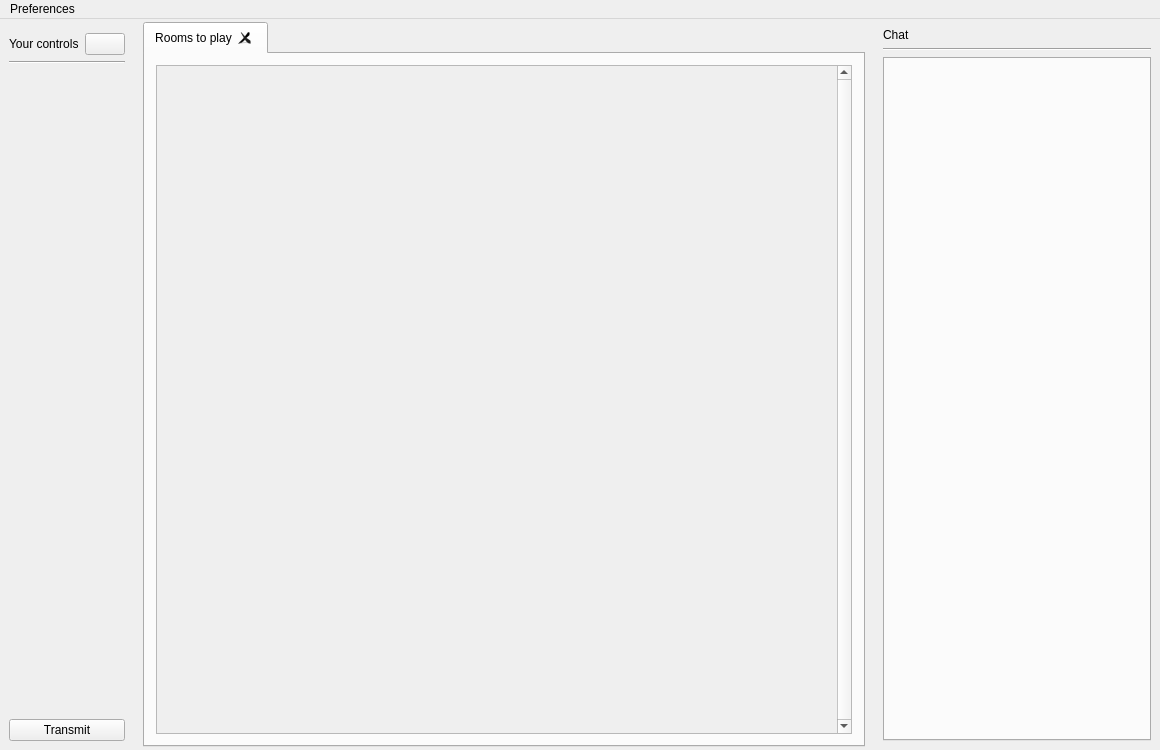
<?xml version="1.0" encoding="UTF-8"?>
<ui version="4.0">
 <class>MainFrameClass</class>
 <widget class="QMainWindow" name="MainFrameClass">
  <property name="geometry">
   <rect>
    <x>0</x>
    <y>0</y>
    <width>1160</width>
    <height>750</height>
   </rect>
  </property>
  <property name="minimumSize">
   <size>
    <width>1160</width>
    <height>750</height>
   </size>
  </property>
  <property name="windowTitle">
   <string notr="true">Jamtaba</string>
  </property>
  <property name="windowIcon">
   <iconset resource="../resources/jamtaba.qrc">
    <normaloff>:/images/jt_0001.png</normaloff>:/images/jt_0001.png</iconset>
  </property>
  <widget class="QWidget" name="centralWidget">
   <layout class="QHBoxLayout" name="horizontalLayout">
    <property name="spacing">
     <number>12</number>
    </property>
    <property name="sizeConstraint">
     <enum>QLayout::SetDefaultConstraint</enum>
    </property>
    <property name="leftMargin">
     <number>3</number>
    </property>
    <property name="topMargin">
     <number>3</number>
    </property>
    <property name="rightMargin">
     <number>3</number>
    </property>
    <property name="bottomMargin">
     <number>3</number>
    </property>
    <item>
     <widget class="QWidget" name="leftPanel" native="true">
      <layout class="QGridLayout" name="gridLayout">
       <property name="leftMargin">
        <number>6</number>
       </property>
       <property name="rightMargin">
        <number>6</number>
       </property>
       <property name="bottomMargin">
        <number>6</number>
       </property>
       <item row="0" column="0">
        <widget class="QLabel" name="labelSectionTitle">
         <property name="sizePolicy">
          <sizepolicy hsizetype="Preferred" vsizetype="Preferred">
           <horstretch>1</horstretch>
           <verstretch>0</verstretch>
          </sizepolicy>
         </property>
         <property name="text">
          <string>Your controls</string>
         </property>
        </widget>
       </item>
       <item row="0" column="1">
        <widget class="QPushButton" name="toolButton">
         <property name="toolTip">
          <string>add or remove channels ...</string>
         </property>
         <property name="text">
          <string/>
         </property>
        </widget>
       </item>
       <item row="1" column="0" colspan="2">
        <widget class="Line" name="line">
         <property name="autoFillBackground">
          <bool>false</bool>
         </property>
         <property name="frameShadow">
          <enum>QFrame::Sunken</enum>
         </property>
         <property name="orientation">
          <enum>Qt::Horizontal</enum>
         </property>
        </widget>
       </item>
       <item row="2" column="0" colspan="2">
        <widget class="QWidget" name="localTracksWidget" native="true">
         <layout class="QHBoxLayout" name="localTracksLayout">
          <property name="spacing">
           <number>3</number>
          </property>
          <property name="leftMargin">
           <number>0</number>
          </property>
          <property name="topMargin">
           <number>0</number>
          </property>
          <property name="rightMargin">
           <number>0</number>
          </property>
          <property name="bottomMargin">
           <number>0</number>
          </property>
         </layout>
        </widget>
       </item>
       <item row="3" column="0" colspan="2">
        <widget class="QPushButton" name="xmitButton">
         <property name="sizePolicy">
          <sizepolicy hsizetype="Expanding" vsizetype="Fixed">
           <horstretch>0</horstretch>
           <verstretch>0</verstretch>
          </sizepolicy>
         </property>
         <property name="text">
          <string>Transmit</string>
         </property>
         <property name="checkable">
          <bool>true</bool>
         </property>
        </widget>
       </item>
      </layout>
     </widget>
    </item>
    <item>
     <widget class="QWidget" name="contentPanel" native="true">
      <property name="sizePolicy">
       <sizepolicy hsizetype="Preferred" vsizetype="Preferred">
        <horstretch>2</horstretch>
        <verstretch>0</verstretch>
       </sizepolicy>
      </property>
      <layout class="QVBoxLayout" name="verticalLayout_3">
       <property name="spacing">
        <number>0</number>
       </property>
       <property name="leftMargin">
        <number>0</number>
       </property>
       <property name="topMargin">
        <number>0</number>
       </property>
       <property name="rightMargin">
        <number>0</number>
       </property>
       <property name="bottomMargin">
        <number>0</number>
       </property>
       <item>
        <widget class="QTabWidget" name="tabWidget">
         <property name="tabPosition">
          <enum>QTabWidget::North</enum>
         </property>
         <property name="tabShape">
          <enum>QTabWidget::Rounded</enum>
         </property>
         <property name="currentIndex">
          <number>0</number>
         </property>
         <property name="elideMode">
          <enum>Qt::ElideLeft</enum>
         </property>
         <property name="documentMode">
          <bool>false</bool>
         </property>
         <property name="tabsClosable">
          <bool>true</bool>
         </property>
         <widget class="QWidget" name="tab">
          <attribute name="title">
           <string>Rooms to play</string>
          </attribute>
          <layout class="QVBoxLayout" name="verticalLayout_5">
           <item>
            <widget class="QScrollArea" name="allRoomsScroll">
             <property name="styleSheet">
              <string notr="true"/>
             </property>
             <property name="verticalScrollBarPolicy">
              <enum>Qt::ScrollBarAlwaysOn</enum>
             </property>
             <property name="horizontalScrollBarPolicy">
              <enum>Qt::ScrollBarAsNeeded</enum>
             </property>
             <property name="widgetResizable">
              <bool>true</bool>
             </property>
             <widget class="QWidget" name="scrollAreaWidgetContents">
              <property name="geometry">
               <rect>
                <x>0</x>
                <y>0</y>
                <width>694</width>
                <height>674</height>
               </rect>
              </property>
              <layout class="QVBoxLayout" name="verticalLayout_6">
               <property name="spacing">
                <number>50</number>
               </property>
               <property name="leftMargin">
                <number>0</number>
               </property>
               <property name="topMargin">
                <number>0</number>
               </property>
               <property name="rightMargin">
                <number>0</number>
               </property>
               <property name="bottomMargin">
                <number>0</number>
               </property>
               <item>
                <widget class="QWidget" name="allRoomsContent" native="true">
                 <property name="sizePolicy">
                  <sizepolicy hsizetype="MinimumExpanding" vsizetype="MinimumExpanding">
                   <horstretch>0</horstretch>
                   <verstretch>0</verstretch>
                  </sizepolicy>
                 </property>
                </widget>
               </item>
              </layout>
             </widget>
            </widget>
           </item>
          </layout>
         </widget>
        </widget>
       </item>
      </layout>
     </widget>
    </item>
    <item>
     <widget class="QWidget" name="chatArea" native="true">
      <property name="sizePolicy">
       <sizepolicy hsizetype="MinimumExpanding" vsizetype="Preferred">
        <horstretch>1</horstretch>
        <verstretch>0</verstretch>
       </sizepolicy>
      </property>
      <property name="minimumSize">
       <size>
        <width>280</width>
        <height>0</height>
       </size>
      </property>
      <property name="maximumSize">
       <size>
        <width>280</width>
        <height>16777215</height>
       </size>
      </property>
      <layout class="QVBoxLayout" name="verticalLayout">
       <property name="leftMargin">
        <number>6</number>
       </property>
       <property name="topMargin">
        <number>6</number>
       </property>
       <property name="rightMargin">
        <number>6</number>
       </property>
       <property name="bottomMargin">
        <number>6</number>
       </property>
       <item>
        <widget class="QLabel" name="chatLabel">
         <property name="text">
          <string>Chat</string>
         </property>
        </widget>
       </item>
       <item>
        <widget class="Line" name="chatDivider">
         <property name="orientation">
          <enum>Qt::Horizontal</enum>
         </property>
        </widget>
       </item>
       <item>
        <widget class="QTabWidget" name="chatTabWidget">
         <property name="sizePolicy">
          <sizepolicy hsizetype="MinimumExpanding" vsizetype="Expanding">
           <horstretch>0</horstretch>
           <verstretch>0</verstretch>
          </sizepolicy>
         </property>
         <property name="currentIndex">
          <number>-1</number>
         </property>
        </widget>
       </item>
      </layout>
     </widget>
    </item>
   </layout>
  </widget>
  <widget class="QMenuBar" name="menuBar">
   <property name="geometry">
    <rect>
     <x>0</x>
     <y>0</y>
     <width>1160</width>
     <height>21</height>
    </rect>
   </property>
   <widget class="QMenu" name="menuPreferences">
    <property name="title">
     <string>Preferences</string>
    </property>
    <addaction name="actionAudioPreferences"/>
    <addaction name="actionMidiPreferences"/>
    <addaction name="actionVstPreferences"/>
   </widget>
   <addaction name="menuPreferences"/>
  </widget>
  <action name="actionTest">
   <property name="text">
    <string>test</string>
   </property>
  </action>
  <action name="actionAudioPreferences">
   <property name="text">
    <string>Audio ...</string>
   </property>
  </action>
  <action name="actionMidiPreferences">
   <property name="text">
    <string>Midi ...</string>
   </property>
  </action>
  <action name="actionVstPreferences">
   <property name="text">
    <string>VST Plugins ...</string>
   </property>
  </action>
 </widget>
 <layoutdefault spacing="6" margin="11"/>
 <resources>
  <include location="../resources/jamtaba.qrc"/>
 </resources>
 <connections/>
</ui>
